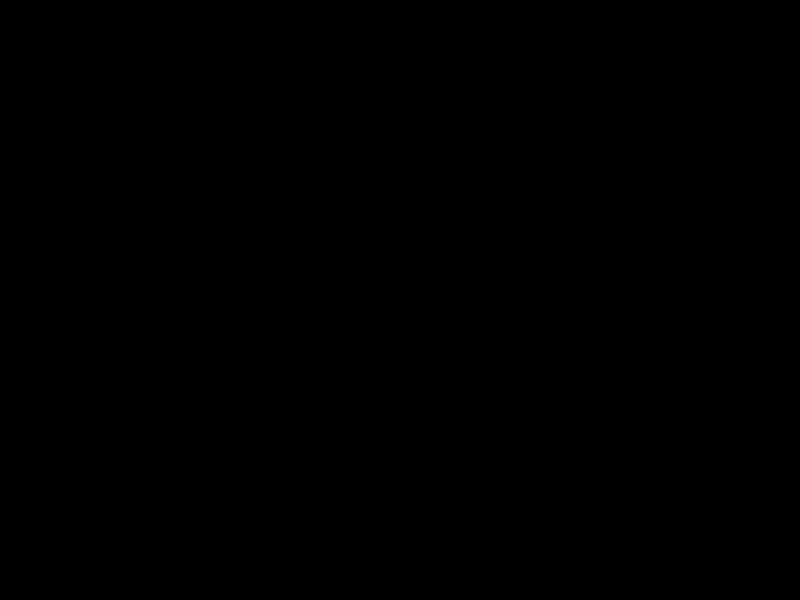
Frame 1 (no input)
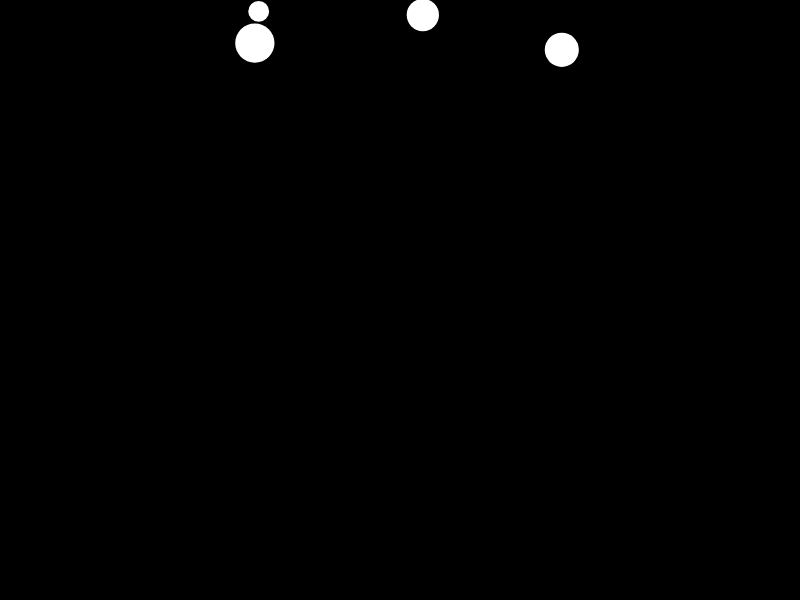
Frame 60 (no input)
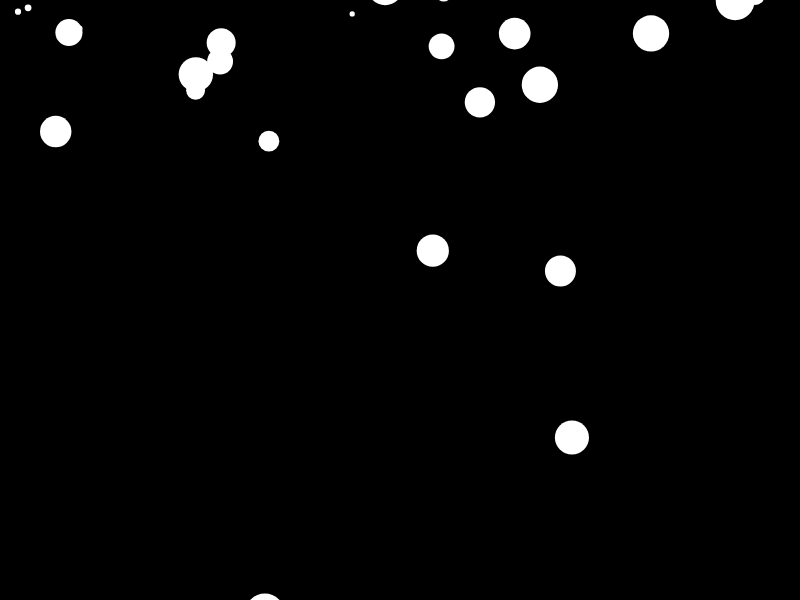
Frame 120 (the mouse pressed at the canvas centre since frame 60)

The p5.js sketch that drew these frames (run headless with seeded random() and noise() and a simulated clock; from frame 60 on, the mouse is pressed at the canvas centre):

// p5.js sketch
// ── sketch.js
var snow=[];
let gravity;
let xOff;
function setup() {
  createCanvas(displayWidth, displayHeight);
  gravity = createVector(0,0.05);
  xOff=0;
}
function mouseMoved(){
  xOff=mouseX;
}
function draw() {
  background(0);
  if(snow.length<300)
    snow.push(new Snowflake());
  for(let flake of snow)
  {
    flake.applyForce(gravity);
    flake.render(xOff);
    flake.show(xOff);
  }
  for(let i=snow.length-1;i>=0;i--)
  {
    if(snow[i].offScreen())
      snow.splice(i,1);
  }
}

// ── snowflake.js
class Snowflake{
  constructor(){
  this.pos=createVector(random(-10,width+10),random(-height));
    this.vel=createVector(0,0);
    this.acc=createVector();
    this.r=random(2,20);
    this.angle = random(TWO_PI);
    this.xOff=0;
  }
  render(mousex){
    fill(255);
    noStroke();
    let sx = map(mousex,0,width,-10,10);
    circle(this.pos.x+sx,this.pos.y,this.r*2);
  }
  applyForce(force){
    this.acc.add(force);
  }
  show(mousex){
    let sx = map(mousex,0,width,-10,10);
    this.xOff = sin(this.angle)*0.002*sx*this.r;
    this.vel.add(this.acc);
    this.vel.mult(map(this.r,2,20,0.95,1.02));
    this.pos.y+=this.vel.y;
    this.acc.mult(0);
    this.pos.x+=this.xOff;
  }
  offScreen(){
      return (this.pos.y>height+this.r);
  }
}
